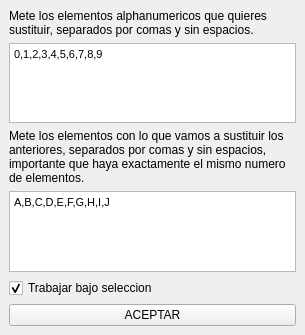
<?xml version="1.0" encoding="UTF-8"?>
<ui version="4.0">
 <class>DockWidget</class>
 <widget class="QDockWidget" name="DockWidget">
  <property name="geometry">
   <rect>
    <x>0</x>
    <y>0</y>
    <width>305</width>
    <height>335</height>
   </rect>
  </property>
  <property name="windowTitle">
   <string>DockWidget</string>
  </property>
  <widget class="QWidget" name="dockWidgetContents">
   <layout class="QHBoxLayout" name="horizontalLayout">
    <item>
     <layout class="QVBoxLayout" name="verticalLayout">
      <item>
       <widget class="QLabel" name="label">
        <property name="text">
         <string>&lt;html&gt;&lt;head/&gt;&lt;body&gt;&lt;p&gt;Mete los elementos alphanumericos que quieres sustituir, separados por comas y sin espacios.&lt;/p&gt;&lt;/body&gt;&lt;/html&gt;</string>
        </property>
        <property name="textFormat">
         <enum>Qt::AutoText</enum>
        </property>
        <property name="wordWrap">
         <bool>true</bool>
        </property>
       </widget>
      </item>
      <item>
       <widget class="QTextEdit" name="BTN_TOREMOVE">
        <property name="html">
         <string>&lt;!DOCTYPE HTML PUBLIC &quot;-//W3C//DTD HTML 4.0//EN&quot; &quot;http://www.w3.org/TR/REC-html40/strict.dtd&quot;&gt;
&lt;html&gt;&lt;head&gt;&lt;meta name=&quot;qrichtext&quot; content=&quot;1&quot; /&gt;&lt;style type=&quot;text/css&quot;&gt;
p, li { white-space: pre-wrap; }
&lt;/style&gt;&lt;/head&gt;&lt;body style=&quot; font-family:'MS Shell Dlg 2'; font-size:8.25pt; font-weight:400; font-style:normal;&quot;&gt;
&lt;p style=&quot; margin-top:0px; margin-bottom:0px; margin-left:0px; margin-right:0px; -qt-block-indent:0; text-indent:0px;&quot;&gt;&lt;span style=&quot; font-size:8pt;&quot;&gt;0,1,2,3,4,5,6,7,8,9&lt;/span&gt;&lt;/p&gt;&lt;/body&gt;&lt;/html&gt;</string>
        </property>
       </widget>
      </item>
      <item>
       <widget class="QLabel" name="label_2">
        <property name="text">
         <string>&lt;html&gt;&lt;head/&gt;&lt;body&gt;&lt;p&gt;Mete los elementos con lo que vamos a sustituir los anteriores, separados por comas y sin espacios, importante que haya exactamente el mismo numero de elementos.&lt;/p&gt;&lt;/body&gt;&lt;/html&gt;</string>
        </property>
        <property name="wordWrap">
         <bool>true</bool>
        </property>
        <property name="margin">
         <number>5</number>
        </property>
       </widget>
      </item>
      <item>
       <widget class="QTextEdit" name="BTN_TOADD">
        <property name="html">
         <string>&lt;!DOCTYPE HTML PUBLIC &quot;-//W3C//DTD HTML 4.0//EN&quot; &quot;http://www.w3.org/TR/REC-html40/strict.dtd&quot;&gt;
&lt;html&gt;&lt;head&gt;&lt;meta name=&quot;qrichtext&quot; content=&quot;1&quot; /&gt;&lt;style type=&quot;text/css&quot;&gt;
p, li { white-space: pre-wrap; }
&lt;/style&gt;&lt;/head&gt;&lt;body style=&quot; font-family:'MS Shell Dlg 2'; font-size:8.25pt; font-weight:400; font-style:normal;&quot;&gt;
&lt;p style=&quot; margin-top:0px; margin-bottom:0px; margin-left:0px; margin-right:0px; -qt-block-indent:0; text-indent:0px;&quot;&gt;&lt;span style=&quot; font-size:8pt;&quot;&gt;A,B,C,D,E,F,G,H,I,J&lt;/span&gt;&lt;/p&gt;&lt;/body&gt;&lt;/html&gt;</string>
        </property>
       </widget>
      </item>
      <item>
       <widget class="QCheckBox" name="BTN_SELECTION">
        <property name="text">
         <string>Trabajar bajo seleccion</string>
        </property>
        <property name="checked">
         <bool>true</bool>
        </property>
       </widget>
      </item>
      <item>
       <widget class="QPushButton" name="BTN_ACEPTAR">
        <property name="text">
         <string>ACEPTAR</string>
        </property>
       </widget>
      </item>
     </layout>
    </item>
   </layout>
  </widget>
 </widget>
 <resources/>
 <connections/>
</ui>
